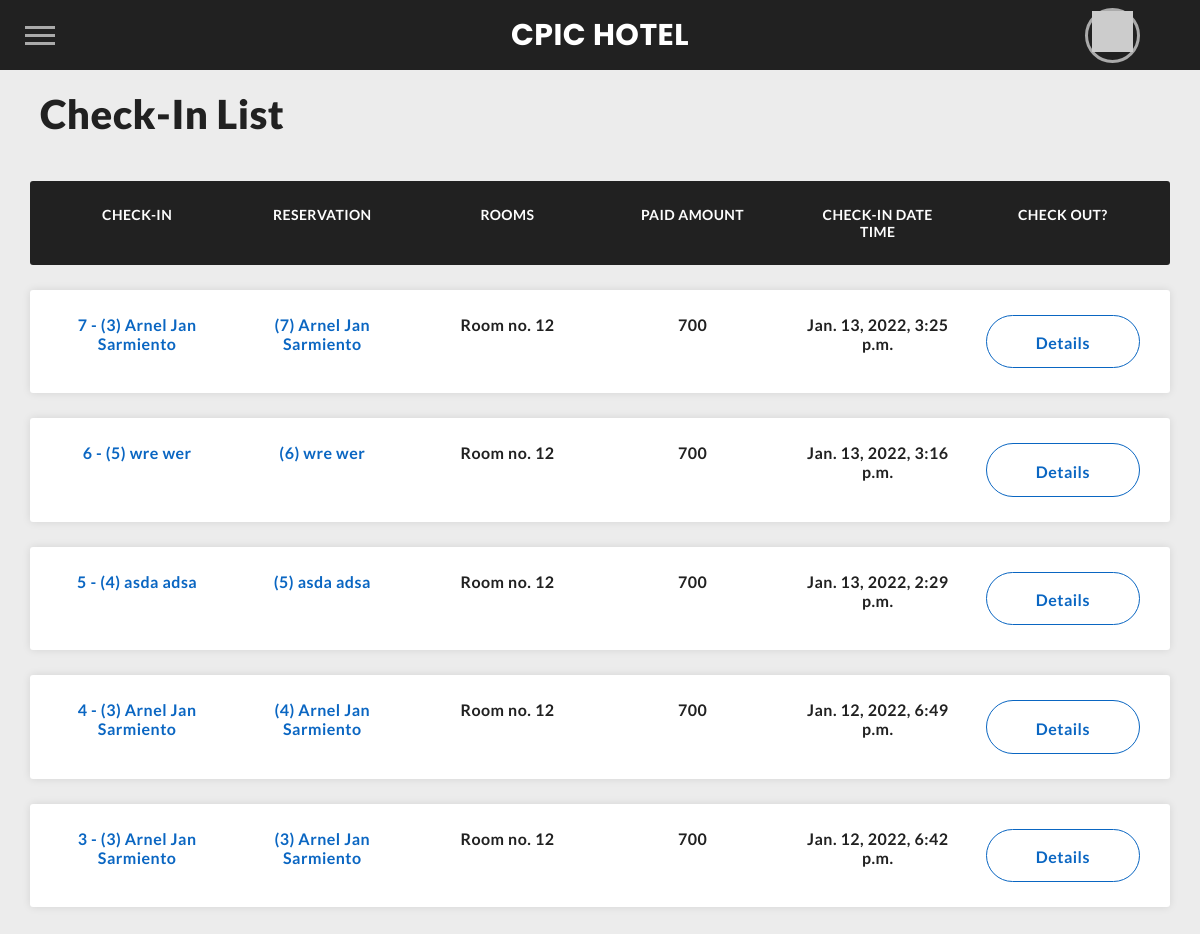
Screenshot of /checkins (signed in) with the database file from the repository.
### hotelSystem/models.py (models this page shows, shortened)
class CheckIn(models.Model):
    id = models.CharField(max_length=50, primary_key=True, blank=True)
    reservation = models.OneToOneField(Reservation, on_delete=models.CASCADE)
    rooms = models.ManyToManyField('Room', blank=True)
    initial_amount = models.PositiveSmallIntegerField(blank=True)
    check_in_date_time = models.DateTimeField(default=datetime.datetime.now())
    last_edited_on = models.DateTimeField(default=datetime.datetime.now())
    user = models.ForeignKey(User, null=True, blank=True, on_delete=models.SET_NULL)
    def __str__(self):
        return "%i - %s" % (self.reservation.reservation_id, self.reservation.customer)

class Reservation(models.Model):
    reservation_id = models.BigAutoField(primary_key=True)
    customer = models.ForeignKey(Customer, on_delete=models.CASCADE)
    staff = models.ForeignKey(User, on_delete=models.CASCADE, null=True, editable=False)
    no_of_children = models.PositiveSmallIntegerField(default=0)
    no_of_adults = models.PositiveSmallIntegerField(default=1)
    reservation_date_time = models.DateTimeField(default=datetime.datetime.now())
    expected_arrival_date_time = models.DateTimeField(default=datetime.datetime.now())
    expected_departure_date_time = models.DateTimeField(default=datetime.datetime.now())
    def __str__(self):
        return '({0}) {1} {2}'.format(self.reservation_id, self.customer.first_name, self.customer.last_name)

class Customer(models.Model):
    customer_id = models.BigAutoField(primary_key=True)
    first_name = models.CharField(max_length=50)
    middle_name = models.CharField(max_length=50, null=False, blank=True)
    last_name = models.CharField(max_length=50)
    contact_no = models.CharField(max_length=15)
    address = models.CharField(max_length=100)
    email_address = models.EmailField(null=True, blank=True)
    SEX_CHOICES = (
        ('M', 'Male',),
        ('F', 'Female',),
        ('O', 'Others',),
    )
    sex = models.CharField(
        max_length=20,
        choices=SEX_CHOICES,
        default=SEX_CHOICES[0][1]
    )
    STATUS_CHOICES = (
        ('NR', 'Not Reserved'),
        ('R', 'Reserved'),
        ('CI', 'Checked In'),
        ('CO', 'Checked Out')
    )
    status = models.CharField(
        max_length=20,
        choices=STATUS_CHOICES,
        default=STATUS_CHOICES[0][1]
    )
    user = models.ForeignKey(User, on_delete=models.CASCADE, null=True)
    class Meta:
        ordering = ['first_name', 'middle_name', 'last_name']
    def __str__(self):
        return '({0}) {1} {2}'.format(self.customer_id, self.first_name, self.last_name)

class Room(models.Model):
    room_no = models.CharField(max_length=10, primary_key=True)
    description = models.CharField(max_length=256)
    room_type = models.ForeignKey('RoomType', null=False, blank=True, on_delete=models.CASCADE)
    availability = models.BooleanField(default=True)
    reservation = models.ForeignKey(Reservation, null=True, blank=True, on_delete=models.SET_NULL)
    facility = models.ManyToManyField('Facility', blank=True)
    ordering = ['room_no', ]
    def display_facility(self):
        """
        This function should be defined since facility is many-to-many relationship
        It cannot be displayed directly on the admin panel for list_display
        """
        return ', '.join(facility.name for facility in self.facility.all())
    display_facility.short_description = 'Facilities'

class CheckOut(models.Model):
    check_in = models.OneToOneField(CheckIn, on_delete=models.CASCADE)
    stay_duration = models.DurationField(null=True)
    total_amount = models.PositiveSmallIntegerField(default=0 )
    pay_amount = models.PositiveSmallIntegerField(default=0)
    check_out_date_time = models.DateTimeField(null=True)
    user = models.ForeignKey(User, null=True, blank=True, on_delete=models.SET_NULL )

### hotelSystem/views.py (the view)
# urls.py: path("checkins", views.checkins, name="checkins"),
@login_required(login_url='login')
def checkins(request):
    checkIns = CheckIn.objects.all().order_by('-check_in_date_time')
    if checkIns.count() == 0:
        data = {
            'title': 'No check-ins found.',
            'message': "There are no check-ins to display.",
        }
        return render(request, "hotelSystem/empty.html", data)
    page_title = "Check-In List"  # For page title as well as heading
    checkouts = CheckOut.objects.all()
    checkIncheckout = [x.check_in for x in checkouts ]
    data = {
        'title': page_title,
        'checkIns': checkIns,
        'checkouts':checkouts,
        'checkIncheckout':checkIncheckout
    }
    return render(request, "hotelSystem/checkinList.html", data)

### hotelSystem/templates/hotelSystem/checkinList.html (shortened to what this page needs)
{% extends "hotelSystem/layout.html" %}
{% load static %}
{% block additional-static %}
  <link rel="stylesheet" href="https://cdnjs.cloudflare.com/ajax/libs/meyer-reset/2.0/reset.min.css">
  <link href="{% static 'hotelSystem/css/table.css' %}" rel="stylesheet">
{% endblock %}
{% block body %}
  <h1>{{title}}</h1>
  <br>
  <div class="reserveTable">
    <ul class="responsive-table">
      <li class="table-header">
        <div class="col col-1">Check-In</div>
        <div class="col col-2">Reservation</div>
        <div class="col col-3">Rooms</div>
        <div class="col col-4">Paid Amount</div>
        <div class="col col-5">Check-In Date Time</div>
        <div class="col col-6">Check Out?</div>
      </li>
      {% for c in checkIns %}
          <li class="table-row">
              <a class="col col-1" data-label="Check-In" href="{% url 'checkin_view' c.id %}">
                {{c}}
              </a>
              <a class="col col-2" data-label="Reservation" href="{% url 'reservations_view' c.reservation.reservation_id %}">
                {{c.reservation}}
              </a>
              <div class="col col-3" data-label="Rooms">
                  {% for room in c.rooms.all %}
                      <span class="comma">Room no. {{room.room_no}}</span>
                  {% endfor %}
              </div>
              <div class="col col-4 money" data-label="Paid Amount">
                {{c.initial_amount}}
              </div>
              <div class="col col-5" data-label="Check-In Date Time">{{c.check_in_date_time}}</div>
              {% if c in checkIncheckout %}
                  {% for checkout in checkouts %}
                      {% if c.id == checkout.check_in.id %}
                          <a class="col col-6 checkInBtn" id="" data-label="Checkout?" href="{% url 'checkout_view' checkout.id %}">
                              <span >
                                Details
                              </span>
                          </a>
                      {% endif %}
                  {% endfor %}
              {% else %}
                  <a class="col col-6 checkInBtn" id="modal-closed" data-id="{{c.id}}" data-path="checkout" data-label="Check Out?" href="#modal-opened">
                      <span>
                          Checkout
                      </span>
                  </a>
              {% endif %}
          </li>
      {% endfor %}
    </ul>
  </div>
{% endblock %}

### hotelSystem/static/hotelSystem/css/table.css (style rules this page uses)
body { font-family: var(--font-text); }
.reserveTable { width: 100%; margin-left: auto; margin-right: auto; padding-left: 10px; padding-right: 10px; margin-top: 3vh; }
.responsive-table li { border-radius: 3px; padding: 25px 30px; display: -webkit-box; display: -ms-flexbox; display: flex; -webkit-box-pack: justify; -ms-flex-pack: justify; justify-content: space-between; margin-bottom: 25px; }
.responsive-table .table-header { background-color: var(--myDark); color: var(--light); font-size: 14px; text-transform: uppercase; letter-spacing: 0.03em; }
.responsive-table .table-row { background-color: #ffffff; -webkit-box-shadow: 0px 0px 9px 0px rgba(0, 0, 0, 0.1); box-shadow: 0px 0px 9px 0px rgba(0, 0, 0, 0.1); }
.responsive-table .col { -ms-flex-preferred-size: calc(100% / 7); flex-basis: calc(100% / 7); text-align: center; padding: 0px 0.5%; }
.table-row a { color: var(--thirdcolor); cursor: pointer; }
.checkInBtn { background-color:transparent; color: var(--thirdcolor); border: 1px solid var( --thirdcolor); padding: 15px !important; border-radius: 150px; cursor: pointer; }
.checkInBtn span { display: inline-block; vertical-align: middle; }

### hotelSystem/static/hotelSystem/css/styles.css (style rules this page uses)
* { margin: 0px; padding: 0; box-sizing: border-box; }
html, body { font-family: var(--font-text); overflow-x: hidden; }
html { background: var(--lightgrey); background-color: var(--lightgrey); }
body { background-color: var(--lightgrey); scroll-behavior: smooth; }
main h1 { font-size: 2.5rem; font-weight: bolder; margin-left: 20px; }
* { box-sizing: border-box; margin: 0; padding: 0; }
html, body { height: 100%; }
a, a:visited, a:focus, a:active, a:link { text-decoration: none; outline: none !important; }
a { color: currentColor; transition: .2s ease-in-out; -webkit-tap-highlight-color: transparent; -webkit-touch-callout: none; -webkit-user-select: none; -khtml-user-select: none; -moz-user-select: none; -ms-user-select: none; user-select: none; }
h1, h2, h3, h4 { margin: 0; }
ul { padding: 0; list-style: none; }

### hotelSystem/templates/hotelSystem/layout.html (style rules this page uses)
:root { --myDark: #212121; --light: #fdfdfd; --lightgrey:#ececec; --thirdcolor:#0A66C2; --font-header:'Poppins'; --font-text: 'Lato'; --dotcolor:50, 49, 51; --dot: radial-gradient(rgb(var(--dotcolor)) 67%, rgba(var(--dotcolor), 0) 68%); }

### rows the page displays
CheckIn: reservation.last_name "7 - (3) Arnel Jan Sarmiento", reservation "(7) Arnel Jan Sarmiento", initial_amount "700", check_in_date_time "Jan. 13, 2022, 3:25 p.m."
Room: room_no "12"
CheckOut: shows "Details"
CheckIn: reservation.last_name "6 - (5) wre wer", reservation "(6) wre wer", initial_amount "700", check_in_date_time "Jan. 13, 2022, 3:16 p.m."
CheckOut: shows "Details"
CheckIn: reservation.last_name "5 - (4) asda adsa", reservation "(5) asda adsa", initial_amount "700", check_in_date_time "Jan. 13, 2022, 2:29 p.m."
CheckOut: shows "Details"
CheckIn: reservation.last_name "4 - (3) Arnel Jan Sarmiento", reservation "(4) Arnel Jan Sarmiento", initial_amount "700", check_in_date_time "Jan. 12, 2022, 6:49 p.m."
CheckOut: shows "Details"
CheckIn: reservation.last_name "3 - (3) Arnel Jan Sarmiento", reservation "(3) Arnel Jan Sarmiento", initial_amount "700", check_in_date_time "Jan. 12, 2022, 6:42 p.m."
CheckOut: shows "Details"

### other values shown
{{ title }} "Check-In List"
